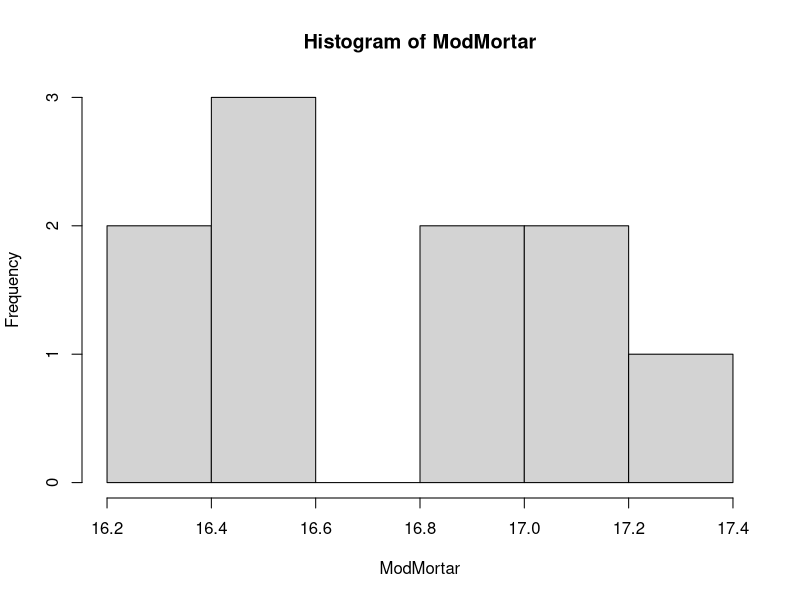
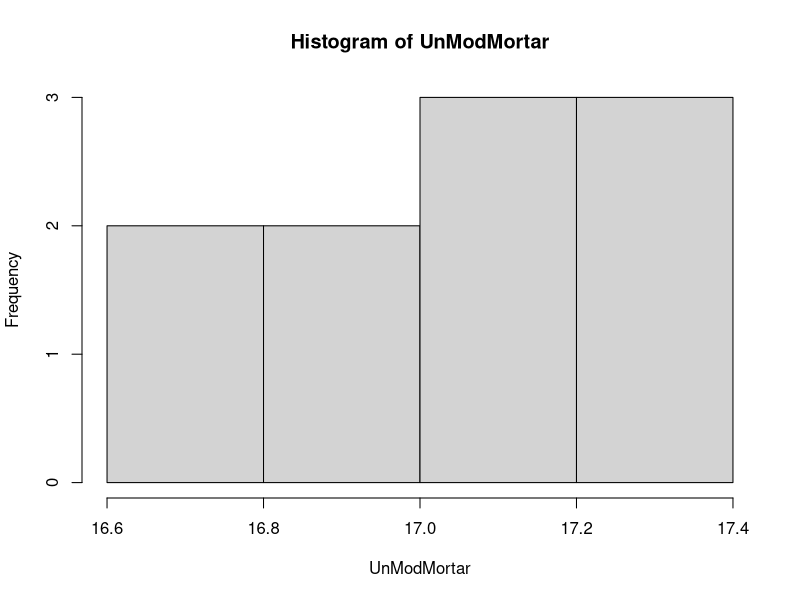
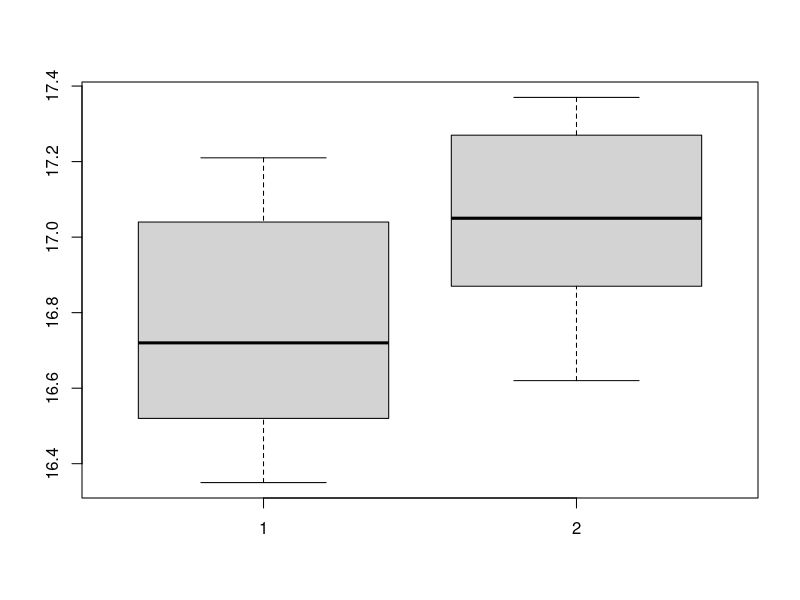
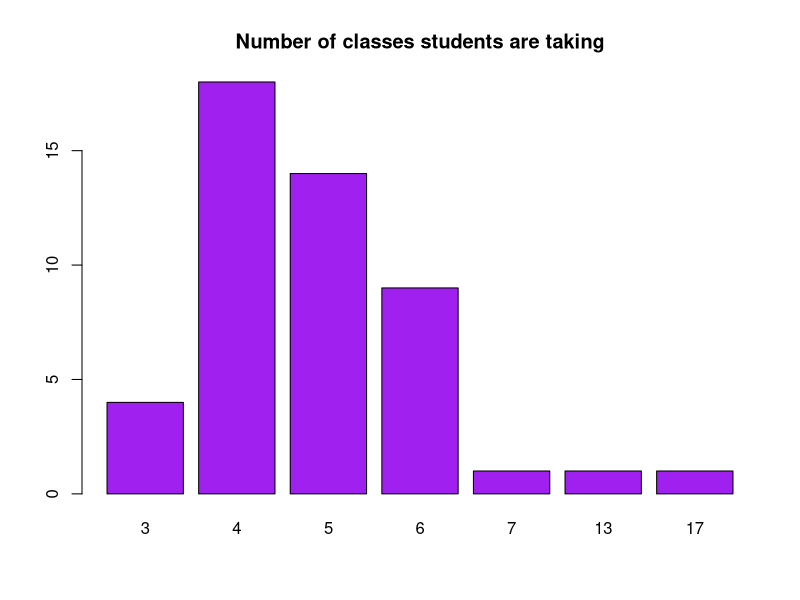

The R script that drew these images, in order:
## ---- chunk 1
knitr::opts_chunk$set(echo = TRUE)
## ---- chunk 2
ModMortar <- c(16.85,	16.4,	17.21,	16.35,	16.52,	17.04,	16.96,	17.15,	16.59,	16.57)
UnModMortar <- c(16.62	,16.75,17.37	,17.12	,16.98	,16.87	,17.34	,17.02	,17.08,17.27)
## ---- chunk 3
"Mean modified Mortar:"
mean(ModMortar)
"Median modified Mortar:"
median(ModMortar)
"Mean un modified Mortar:"
mean(UnModMortar)
"Median Un modified Mortar:"
median(UnModMortar)
## ---- chunk 4
"modified"
"Standard Diviation:"
sd(ModMortar)
"Varience"
var(ModMortar)
"IQR"
IQR(ModMortar)

"Unmodified"
"Standard Diviation:"
sd(UnModMortar)
"Varience"
var(UnModMortar)
"IQR"
IQR(UnModMortar)
## ---- chunk 5
hist(ModMortar)
## ---- chunk 6
hist(UnModMortar)
## ---- chunk 7
boxplot(ModMortar,UnModMortar)
## ---- chunk 8
data1 = read.csv("P1_Classes.csv")
## ---- chunk 9
"freaqency table"
tabledata = table(data1$Classes)
## ---- chunk 10
barplot(tabledata, main = "Number of classes students are taking",col = "purple")
## ---- chunk 11
count = which(data1[[1]]>=3)
"the amount of students taking 3 or more classes:"
length(count)
## ---- chunk 12
"IQR:"
theIQR = IQR(data1[[1]])
theIQR
#"Quartiles:"
q25 = quantile(data1[[1]], probs = .25)#Q1
q75 = quantile(data1[[1]], probs = .75)#Q3

#calculating lower and upper fence
lowerFence = q25-1.5*theIQR
upperFence = q75+1.5*theIQR
#Outlier values
lowerOutlier = which(data1[[1]]<=lowerFence)
upperOutlier = which(data1[[1]]>=upperFence)
"lower outlier"
data1[[1]][c(lowerOutlier)]
"UpperoutLier:"
data1[[1]][c(upperOutlier)]
## ---- chunk 13
leseq = seq(2,24,by = 2)
leseq
## ---- chunk 14
log(leseq)
## ---- chunk 15
x = leseq[-5]#Assigning the leftover elements into x
x
## ---- chunk 16
length(x)#getting the length of the stored sequence
## ---- chunk 17
sort(x,decreasing = TRUE)#this is the sequence from part c
